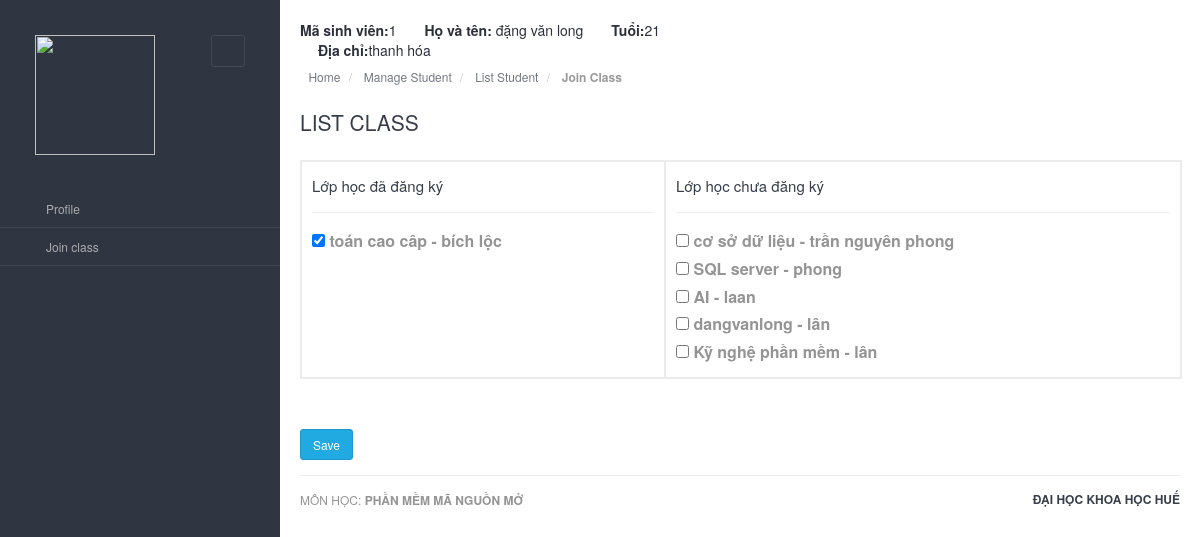
Page /join-class (signed in) on the committed database.
### app/models.py (models this page shows, shortened)
class Student(UserMixin,db.Model):
    id = db.Column(db.Integer, primary_key=True)
    name = db.Column(db.String(64), nullable = False)
    age = db.Column(db.Integer, nullable = True)
    address = db.Column(db.String(64), nullable = True)
    email = db.Column(db.String(120), index=True, unique=True, nullable = False)
    password = db.Column(db.String(128), nullable = False)
    active = db.Column(db.Boolean,  default=True)

class Class(db.Model):
    id = db.Column(db.Integer, primary_key=True)
    name = db.Column(db.String(100), nullable = False)
    teacher_name = db.Column(db.String(100), nullable = False)

### app/routes.py (the view)
@app.route('/join-class', methods=['GET', 'POST'])
@login_required
def join_class():
    if request.method == 'POST':
        DetailStudent.query.filter_by(student_id=current_user.id).delete()
        regis_class = request.form.getlist('regis_class')
        for _class in regis_class:
            join_class = DetailStudent(current_user.id,_class)
            join_class.insert_data()
    user = Student.query.get(current_user.id)
    list_class_student = Class.query.join(DetailStudent, Class.id==DetailStudent.class_id)\
                .filter(DetailStudent.student_id == current_user.id)
    class_id = list_class_student.with_entities(DetailStudent.class_id)
    list_class = Class.query.join(DetailStudent, Class.id==DetailStudent.class_id, isouter = True)\
                .filter(Class.id.notin_(class_id))
    return render_template('class.html',title="Join Class",user=user, list_class=list_class,list_class_student=list_class_student)

### app/models.py (called while the page is built)
@login.user_loader
def loader_id(id):
    return Admin.query.get(int(id))

### app/templates/class.html
{% extends "layouts/base.html" %} {% block content %}
<div class="main-content">
    <div class="row">
        <div class="col-md-6 col-sm-8 clearfix">
            <ul class="user-info pull-left pull-none-xsm">
                <li class="profile-info dropdown">
                    <a class="dropdown-toggle" data-toggle="dropdown">
                        <strong> Mã sinh viên:</strong>{{ user.id }}
                    </a>
                </li>
                <li class="profile-info dropdown">
                    <a class="dropdown-toggle" data-toggle="dropdown">
                        <strong>&emsp; Họ và tên: </strong>{{ user.name }}
                    </a>
                </li>
                <li class="profile-info dropdown">
                    <a class="dropdown-toggle" data-toggle="dropdown">
                        <strong>&emsp; Tuổi:</strong>{{ user.age }}
                    </a>
                </li>
                <li class="profile-info dropdown">
                    <a class="dropdown-toggle" data-toggle="dropdown">
                        <strong>&emsp; Địa chỉ:</strong>{{ user.address }}
                    </a>
                </li>
            </ul>
        </div>
    </div>
    <ol class="breadcrumb bc-3">
        <li> <a href="#"><i class="fa-home"></i>Home</a> </li>
        <li> <a href="#">Manage Student</a> </li>
        <li> <a href="./students">List Student</a> </li>
        <li class="active"> <strong>Join Class</strong> </li>
    </ol>
    <h3>LIST CLASS</h3><br />
    <form action="" method="post">
        <table class="table table-bordered datatable" id="table-3">
            <tr>
                <td>
                    <h4>Lớp học đã đăng ký</h4>
                    <hr> {% for _class in list_class_student %}
                    <input type="checkbox" checked name="regis_class" value="{{ _class.id }}" id="{{ _class.id }}">
                    <label for="{{ _class.id }}">{{ _class.name }} - {{ _class.teacher_name }}</label> <br> {% endfor %} </td>
                <td>
                    <h4>Lớp học chưa đăng ký</h4>
                    <hr> {% for class in list_class %}
                    <input type="checkbox" name="regis_class" value="{{ class.id }}" id="{{ class.id }}">
                    <label for="{{ class.id }}">{{ class.name }} - {{ class.teacher_name }}</label> <br> {% endfor %} </td>
            </tr>
        </table>
        <div class="submit" style="margin-top: 50px;">
            <input class="btn btn-info" type="submit" value="Save">
        </div>
    </form>
    {% endblock %}

### app/static/js/datatables/datatables.css (style rules this page uses)
table.dataTable { width:100%;margin:0 auto;clear:both;border-collapse:separate;border-spacing:0 }
table.dataTable tbody tr { background-color:#fff }
table.dataTable tbody th,table.dataTable tbody td { padding:8px 10px }
table.dataTable,table.dataTable th,table.dataTable td { -webkit-box-sizing:content-box;-moz-box-sizing:content-box;box-sizing:content-box }

### rows in the picture
Student: id "1", name "đặng văn long", age "21", address "thanh hóa"
Class: name "toán cao câp", teacher_name "bích lộc"
Class: name "cơ sở dữ liệu", teacher_name "trần nguyên phong"
Class: name "SQL server", teacher_name "phong"
Class: name "AI", teacher_name "laan"
Class: name "dangvanlong", teacher_name "lân"
Class: name "Kỹ nghệ phần mềm", teacher_name "lân"
